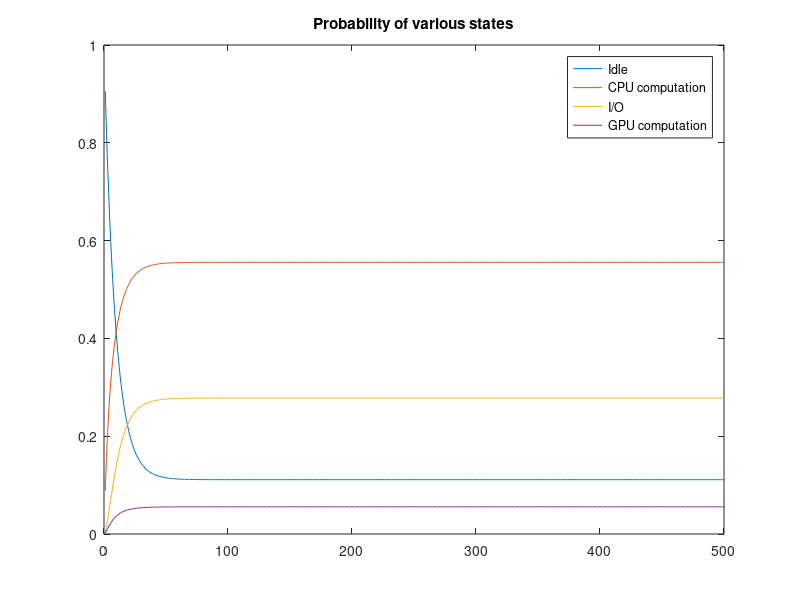
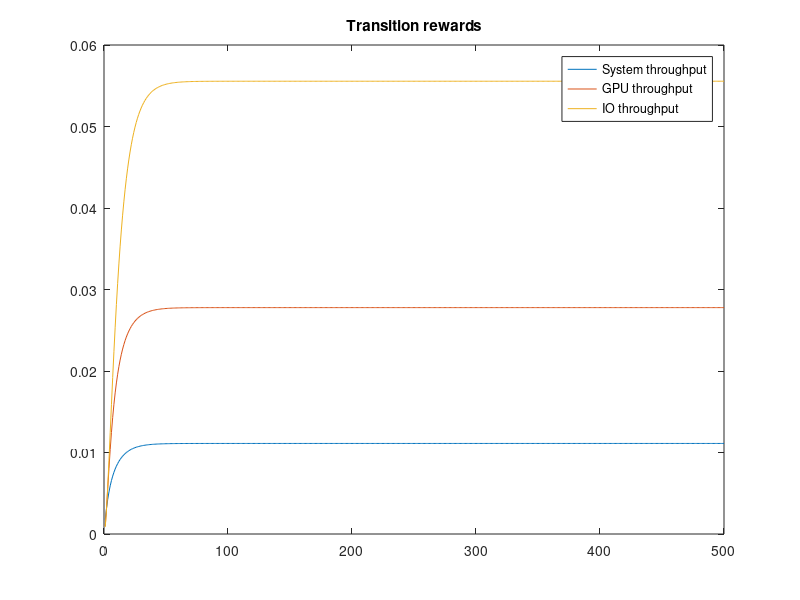
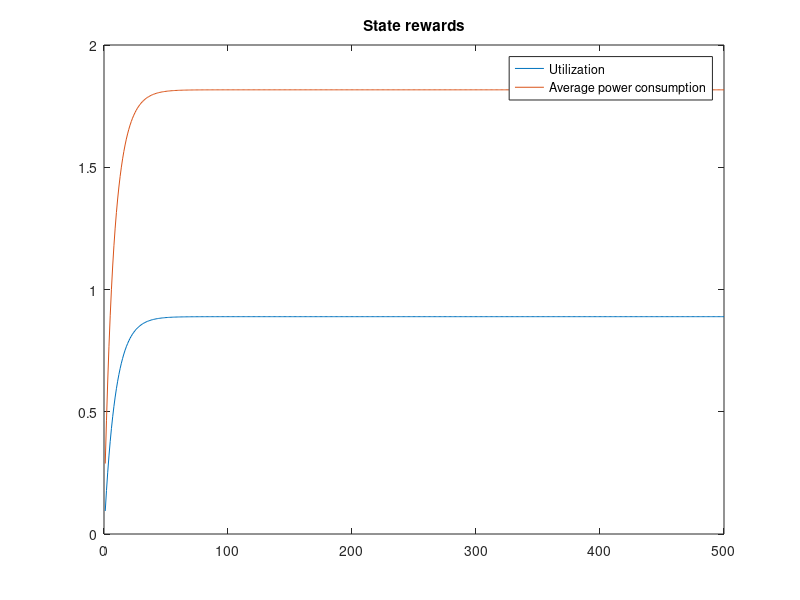

These charts were generated, in order, by the following MATLAB code: (Note: this script raises an error after producing the figures.)
%% Exercise
clc, clear

energyIdle = 0.1;
energyCPU = 2;
energyIO = 0.5;
energyGPU = 10;

newJob = 1/10;
returnIdle = 1/50;
goingIO = 1/10;
returnCPUFromIO = 1/5;
goingGPU = 1/20;
returnCPUFromGPU = 1/2;

Q = [-newJob, newJob, 0, 0;
    returnIdle, -returnIdle - goingIO - goingGPU, goingIO, goingGPU;
    0, returnCPUFromIO, -returnCPUFromIO, 0;
    0, returnCPUFromGPU, 0, -returnCPUFromGPU];

systemThroughput = [0, 0, 0, 0;
                    1, 0, 0, 0;
                    0, 0, 0, 0;
                    0, 0, 0, 0];

GPUThroughput = [0, 0, 0, 0;
                 0, 0, 0, 0;
                 0, 0, 0, 0;
                 0, 1, 0, 0];

IOThroughput = [0, 0, 0, 0;
                0, 0, 0, 0;
                0, 1, 0, 0;
                0, 0, 0, 0];

pi0 = [1, 0, 0, 0];

Tmax = 500;

j = 1;
for i = 1:Tmax
    t(j,1) = i;
    pit(j,:) = pi0 * expm(Q * i);

    troughputSystem(j,1) = 0;

    for ii = 1:4
        for jj = 1:4
            if ii ~= jj
                troughputSystem(j,1) = troughputSystem(j,1) + pit(j,ii) * Q(ii,jj) * systemThroughput(ii, jj);
            end
        end
    end

    troughputGPU(j,1) = 0;
    
    for ii = 1:4
        for jj = 1:4
            if ii ~= jj
                troughputGPU(j,1) = troughputGPU(j,1) + pit(j,ii) * Q(ii,jj) * GPUThroughput(ii, jj);
            end
        end
    end

    troughputIO(j,1) = 0;

    for ii = 1:4
        for jj = 1:4
            if ii ~= jj
                troughputIO(j,1) = troughputIO(j,1) + pit(j,ii) * Q(ii,jj) * IOThroughput(ii, jj);
            end
        end
    end
    j = j + 1;
end



QCheck = [ones(4,1), Q(:, 2:4)];

u = [1, 0, 0, 0];

pis = u * inv(QCheck);



figure
plot(t, pit, "-");
legend("Idle", "CPU computation", "I/O", "GPU computation");
title("Probability of various states");

figure
plot(t, troughputSystem, "-", t, troughputGPU, "-", t, troughputIO, "-");
legend("System throughput", "GPU throughput", "IO throughput");
title("Transition rewards");



alphaUtilization = [0, 1, 1, 1];
powerUtilizationTransient = pit * alphaUtilization';
powerUtilizationSteady = max(pit * alphaUtilization');

alphaPowerConsumption = [energyIdle, energyCPU, energyIO, energyGPU];
averagePowerConsumptionTransient = pit * alphaPowerConsumption';
averagePowerConsumptionSteady = max(pit * alphaPowerConsumption');

figure
plot(t, powerUtilizationTransient, "-", t, averagePowerConsumptionTransient, "-");
legend("Utilization", "Average power consumption");
title("State rewards");



systemThroughputSteady = sum((Q .* systemThroughput)') * pis';

GPUThroughputSteady = sum((Q .* GPUThroughput)') * pis';

IOThroughputSteady = sum((Q .* IOThroughput)') * pis';

%% Check

pCheck = sum(pis);

if (round(pCheck,3) ~= round(1,3))
    error("Probability not corrispondent!")
end

if (round(powerUtilizationSteady,3) ~= round(powerUtilizationTransient(end,1),3))
    error("Probability not corrispondent!")
end

if (round(averagePowerConsumptionSteady,3) ~= round(averagePowerConsumptionTransient(end,1),3))
    error("Probability not corrispondent!")
end

if (round(systemThroughputSteady,3) ~= round(troughputSystem(end,1),3))
    error("Probability not corrispondent!")
end

if (round(GPUThroughputSteady,3) ~= round(troughputGPU(end,1),3))
    error("Probability not corrispondent!")
end

if (round(IOThroughputSteady,3) ~= round(troughputIO(end,1),3))
    error("Probability not corrispondent!")
end

fprintf(1, "Power utilization:")
powerUtilizationSteady
fprintf(1, "Average Power consumption:")
averagePowerConsumptionSteady
fprintf(1, "System throughput:")
systemThroughputSteady
fprintf(1, "GPU throughput:")
GPUThroughputSteady
fprintf(1, "IO throughput:")
IOThroughputSteady
